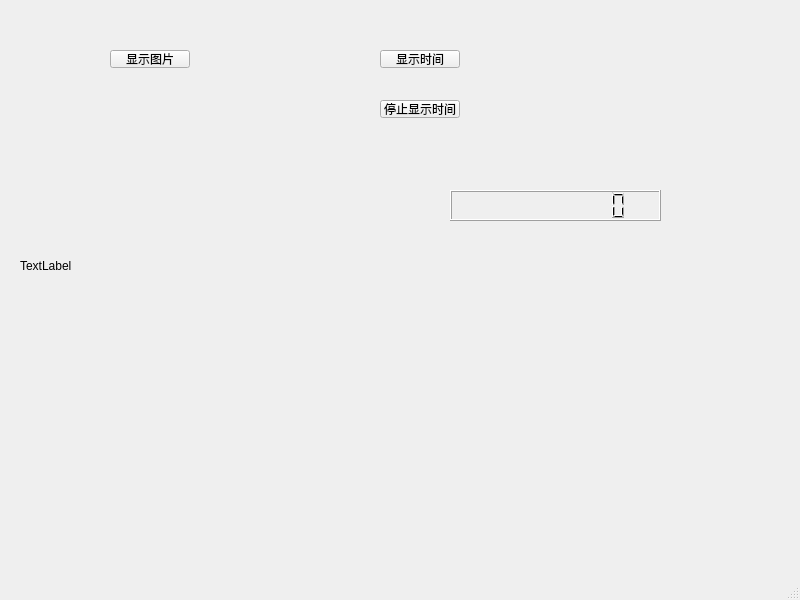
<?xml version="1.0" encoding="UTF-8"?>
<ui version="4.0">
 <class>MainWindow</class>
 <widget class="QMainWindow" name="MainWindow">
  <property name="geometry">
   <rect>
    <x>0</x>
    <y>0</y>
    <width>800</width>
    <height>600</height>
   </rect>
  </property>
  <property name="windowTitle">
   <string>MainWindow</string>
  </property>
  <widget class="QWidget" name="centralwidget">
   <widget class="QPushButton" name="pushButton">
    <property name="geometry">
     <rect>
      <x>110</x>
      <y>50</y>
      <width>80</width>
      <height>18</height>
     </rect>
    </property>
    <property name="text">
     <string>显示图片</string>
    </property>
   </widget>
   <widget class="QPushButton" name="pushButton_3">
    <property name="geometry">
     <rect>
      <x>380</x>
      <y>50</y>
      <width>80</width>
      <height>18</height>
     </rect>
    </property>
    <property name="text">
     <string>显示时间</string>
    </property>
   </widget>
   <widget class="QPushButton" name="pushButton_4">
    <property name="geometry">
     <rect>
      <x>380</x>
      <y>100</y>
      <width>80</width>
      <height>18</height>
     </rect>
    </property>
    <property name="text">
     <string>停止显示时间</string>
    </property>
   </widget>
   <widget class="QLabel" name="label">
    <property name="geometry">
     <rect>
      <x>20</x>
      <y>120</y>
      <width>321</width>
      <height>291</height>
     </rect>
    </property>
    <property name="text">
     <string>TextLabel</string>
    </property>
   </widget>
   <widget class="QLCDNumber" name="lcdNumber">
    <property name="geometry">
     <rect>
      <x>450</x>
      <y>190</y>
      <width>211</width>
      <height>31</height>
     </rect>
    </property>
    <property name="digitCount">
     <number>10</number>
    </property>
   </widget>
  </widget>
  <widget class="QMenuBar" name="menubar">
   <property name="geometry">
    <rect>
     <x>0</x>
     <y>0</y>
     <width>800</width>
     <height>17</height>
    </rect>
   </property>
  </widget>
  <widget class="QStatusBar" name="statusbar"/>
 </widget>
 <resources/>
 <connections/>
</ui>
